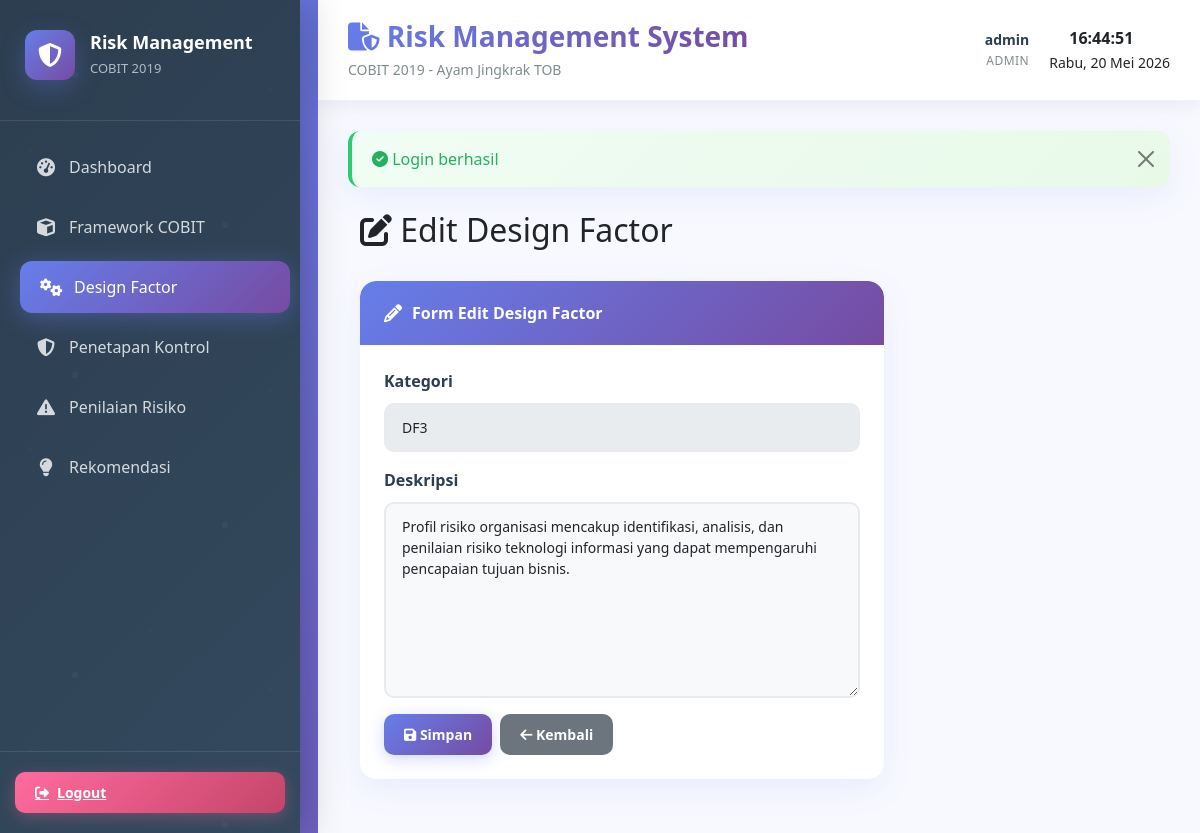
The page /index.php?page=design-factor&action=edit&id=1 (signed in) on the database its author committed.
### tables this page shows
CREATE TABLE IF NOT EXISTS `design_factor` (
    `id` INT PRIMARY KEY AUTO_INCREMENT,
    `kategori` VARCHAR(10) NOT NULL UNIQUE,
    `nama_df` VARCHAR(100) NOT NULL,
    `deskripsi` TEXT NOT NULL,
    `created_at` TIMESTAMP DEFAULT CURRENT_TIMESTAMP,
    `updated_at` TIMESTAMP DEFAULT CURRENT_TIMESTAMP ON UPDATE CURRENT_TIMESTAMP
);

### app/controllers/DesignFactorController.php (called while the page is built, shortened)
<?php
class DesignFactorController extends Controller {
    private $dfModel;
    public function __construct() {
        $this->dfModel = new DesignFactor();
    }
    public function edit() {
        $id = $_GET['id'] ?? null;
        $df = $this->dfModel->getById($id);
        $flash = $this->getFlash();
        $data = [
            'df' => $df,
            'flash' => $flash
        ];
        $this->view('design_factor/edit', $data);
    }
}
?>

### index.php (called while the page is built, shortened)
<?php
require_once 'config/database.php';
require_once 'app/models/Database.php';
require_once 'app/models/Model.php';
require_once 'app/controllers/DesignFactorController.php';
App::route();

### app/models/Database.php (called while the page is built, shortened)
<?php
class Database {
    private $conn;
    public function __construct() {
        $this->conn = new mysqli(DB_HOST, DB_USER, DB_PASS, DB_NAME, DB_PORT);
        $this->conn->set_charset("utf8mb4");
    }
    public function query($sql) {
        return $this->conn->query($sql);
    }
    public function fetchOne($sql) {
        $result = $this->query($sql);
        return $result->fetch_assoc();
    }
}
?>

### app/models/Model.php (called while the page is built, shortened)
<?php
abstract class Model {
    protected $db;
    protected $table;
    public function __construct() {
        $this->db = new Database();
    }
    public function getById($id) {
        $sql = "SELECT * FROM " . $this->table . " WHERE id = $id LIMIT 1";
        return $this->db->fetchOne($sql);
    }
}
?>

### app/views/design_factor/edit.php (the view, shortened to what this page needs)
<div class="container-fluid">
    <div class="row mb-4">
        <div class="col-md-12">
            <h2><i class="fas fa-edit"></i> Edit Design Factor</h2>
        </div>
    </div>
    <div class="row">
        <div class="col-md-8">
            <div class="card">
                <div class="card-header">
                    <i class="fas fa-pencil"></i> Form Edit Design Factor
                </div>
                <div class="card-body">
                    <form method="POST" action="index.php?page=design-factor&action=update">
                        <div class="mb-3">
                            <label class="form-label">Kategori</label>
                            <input type="text" class="form-control" value="<?php echo $df['kategori']; ?>" disabled>
                        </div>
                        <div class="mb-3">
                            <label class="form-label">Deskripsi</label>
                            <textarea class="form-control" name="deskripsi" rows="8" required><?php echo $df['deskripsi']; ?></textarea>
                        </div>
                        <div class="d-flex gap-2">
                            <button type="submit" class="btn btn-primary">
                                <i class="fas fa-save"></i> Simpan
                            </button>
                            <a href="index.php?page=design-factor" class="btn btn-secondary">
                                <i class="fas fa-arrow-left"></i> Kembali
                            </a>
                        </div>
                    </form>
                </div>
            </div>
        </div>
    </div>
</div>

### app/views/layout.php (style rules this page uses)
:root { --primary-color: #667eea; --secondary-color: #764ba2; --accent-color: #f093fb; --danger-color: #ff6b9d; --warning-color: #feca57; --success-color: #48dbfb; --info-color: #0abde3; --dark-color: #2c3e50; --light-bg: #f8f9ff; --card-shadow: 0 10px 30px rgba(102, 126, 234, 0.1); --border-radius: 16px; }
* { margin: 0; padding: 0; box-sizing: border-box; }
html, body { height: 100%; font-family: 'Segoe UI', Tahoma, Geneva, Verdana, sans-serif; background: linear-gradient(135deg, #667eea 0%, #764ba2 100%); min-height: 100vh; }
body { display: flex; flex-direction: column; }
.card { background: white; box-shadow: var(--card-shadow); border: none; border-radius: var(--border-radius); margin-bottom: 24px; transition: all 0.3s ease; overflow: hidden; }
.card-header { background: linear-gradient(135deg, #667eea 0%, #764ba2 100%); color: white; border: none; font-weight: 600; padding: 20px 24px; border-radius: var(--border-radius) var(--border-radius) 0 0 !important; display: flex; align-items: center; gap: 10px; }
.card-header i { font-size: 18px; }
.card-body { padding: 24px; }
.btn { border-radius: 10px; padding: 10px 20px; font-size: 14px; font-weight: 600; transition: all 0.3s ease; border: none; position: relative; overflow: hidden; }
.btn::before { content: ''; position: absolute; top: 0; left: -100%; width: 100%; height: 100%; background: rgba(255, 255, 255, 0.2); transition: left 0.3s ease; }
.btn-primary { background: linear-gradient(135deg, #667eea 0%, #764ba2 100%); color: white; box-shadow: 0 4px 15px rgba(102, 126, 234, 0.3); }
.form-label { font-weight: 600; margin-bottom: 10px; color: var(--dark-color); display: flex; align-items: center; gap: 8px; }
.form-control { border-radius: 10px; border: 2px solid #e8eaed; padding: 12px 16px; font-size: 14px; transition: all 0.3s ease; background: #f8f9fa; }

### rows shown on the page
design_factor: kategori "DF3", deskripsi "Profil risiko organisasi mencakup identifikasi, analisis, dan penilaian risiko teknologi informasi yang dapat mempengaruhi pencapaian tujuan bisnis."

### other values the page prints
$_SESSION['user']['username'] "admin"
$_SESSION['user']['role'] "ADMIN"
$flash['message'] "Login berhasil"
